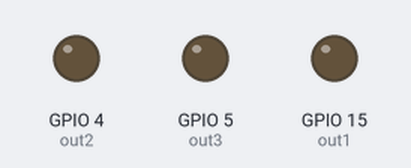
Bench run of a sketch on a simulated ESP32. Parts: output pins drawn as LEDs (lit = HIGH).

Above: at 0.19 s.
At 0.94 s:
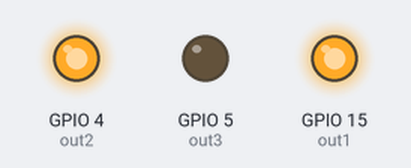
At 1.33 s:
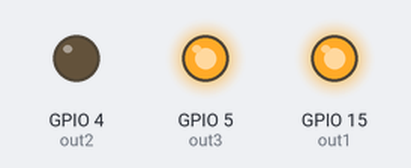
At 1.81 s:
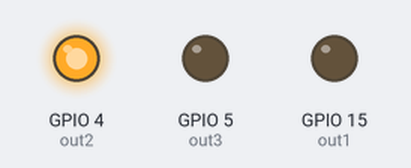
At 2.09 s:
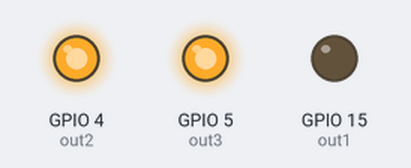
At 2.55 s:
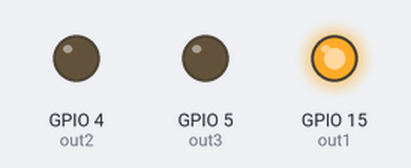
Timing chart, 0 to 3.4 s (numbered marks = the images above):
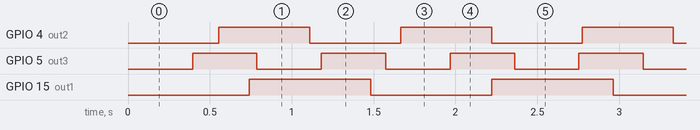

Measured:
- by itself, GPIO 4 (out2): alternates HIGH for 0.56 s and LOW for 0.56 s
- by itself, GPIO 5 (out3): alternates HIGH for 0.39 s and LOW for 0.39 s
- by itself, GPIO 15 (out1): alternates HIGH for 0.74 s and LOW for 0.74 s

The sketch:

M2_A1_esp32_software.ino
```cpp
/* =======================================================================

   CURSO ESP32: Aprenda de Verdade!
   WR Kits: https://wrkits.com.br/ | https://space.hotmart.com/wrkits

   Exemplo de controle independente de saídas

   ESP-WROOM-32
   Board: DevKitV1
   Compilador: Arduino IDE 1.8.4

   Autor: Eng. Wagner Rambo
   Data:  Fevereiro de 2021


======================================================================= */


// =======================================================================
// --- Mapeamento de Hardware ---
#define   out1   15
#define   out2    4
#define   out3    5


// =======================================================================
// --- Constantes do Projeto ---
#define  out1_time   741
#define  out2_time   555
#define  out3_time   393


// =======================================================================
// ---Variáveis Globais ---
int   out1_time_save=0,
      out2_time_save=0,
      out3_time_save=0;


// =======================================================================
// --- Configurações Iniciais ---
void setup()
{
  pinMode(out1, OUTPUT);
  pinMode(out2, OUTPUT);
  pinMode(out3, OUTPUT);

  digitalWrite(out1,  LOW); // 100ms
  digitalWrite(out2,  LOW); // 200ms
  digitalWrite(out3,  LOW); // 300ms


} //end setup


// =======================================================================
// --- Loop Infinito ---
void loop()
{

  if(millis()-out1_time_save >= out1_time)
  {
    digitalWrite(out1, !digitalRead(out1));
    out1_time_save = millis();

  } //end if out1

  if(millis()-out2_time_save >= out2_time)
  {
    digitalWrite(out2, !digitalRead(out2));
    out2_time_save = millis();

  } //end if out2

  if(millis()-out3_time_save >= out3_time)
  {
    digitalWrite(out3, !digitalRead(out3));
    out3_time_save = millis();

  } //end if out1


} //end loop


// =======================================================================
//


/* =======================================================================

                                       _
                                      / \
                                     |oo >
                                     _\=/_
                    ___         #   /  _  \   #
                   /<> \         \\//|/.\|\\//
                 _|_____|_        \/  \_/  \/
                | | === | |          |\ /|
                |_|  0  |_|          \_ _/
                 ||  0  ||           | | |
                 ||__*__||           | | |
                |* \___/ *|          []|[]
                /=\ /=\ /=\          | | |
________________[_]_[_]_[_]_________/_]_[_\______________


======================================================================= */
/* --- Final do Programa --- */
```
